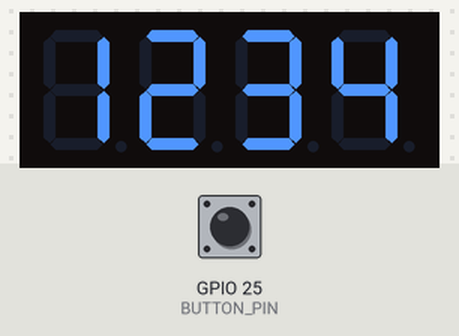
This sketch was run on a simulated ESP32. Parts: 4-digit seven-segment display. Wiring (inferred from the names in the program): 4-digit 7-segment display, segments lit when HIGH: segments GPIO 13, GPIO 14, GPIO 27, GPIO 26, GPIO 33, GPIO 32, GPIO 23, GPIO 22; digit selects GPIO 16, GPIO 17, GPIO 18, GPIO 19. The inputs (shaded band) are chosen by the test bench; at power-on: GPIO 25 (BUTTON_PIN) HIGH. The segment pins are drawn as the display they are named for.

Above: at 1.2 s.
1.3 s: GPIO 25 (BUTTON_PIN) pulled LOW for 0.15 s
At 1.44 s:
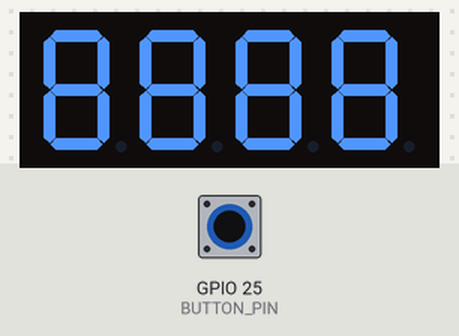
Timing chart, 0 to 4.3 s (numbered marks = the images above; inputs shaded):
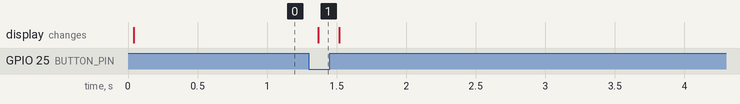

Measured:
- after the input at 1.3 s, the display: changes after 0.07 s (image 1)

The sketch:

main.ino
```cpp
const int BUTTON_PIN = 25;
const int SEG_PINS[8] = {13, 14, 27, 26, 33, 32, 23, 22};
const int DIG_PINS[4] = {16, 17, 18, 19};

// Segment patterns for 0-9 (bit 0 = A ... bit 6 = G)
const byte NUMBERS[10] = {
  0x3F, 0x06, 0x5B, 0x4F, 0x66, 0x6D, 0x7D, 0x07, 0x7F, 0x6F
};

void setup() {
  pinMode(BUTTON_PIN, INPUT_PULLUP);
  for (int i = 0; i < 8; i++) { pinMode(SEG_PINS[i], OUTPUT); digitalWrite(SEG_PINS[i], LOW); }
  for (int i = 0; i < 4; i++) { pinMode(DIG_PINS[i], OUTPUT); digitalWrite(DIG_PINS[i], HIGH); }
}

void showDigit(int position, byte pattern) {
  for (int i = 0; i < 4; i++) digitalWrite(DIG_PINS[i], HIGH);  // Turn all digits off
  for (int s = 0; s < 8; s++) digitalWrite(SEG_PINS[s], (pattern >> s) & 1);
  digitalWrite(DIG_PINS[position], LOW);
  delayMicroseconds(2000);
}

void loop() {
  int value = (digitalRead(BUTTON_PIN) == LOW) ? 8888 : 1234;
  int d[4] = { value / 1000 % 10, value / 100 % 10, value / 10 % 10, value % 10 };
  for (int p = 0; p < 4; p++) showDigit(p, NUMBERS[d[p]]);
}
```
